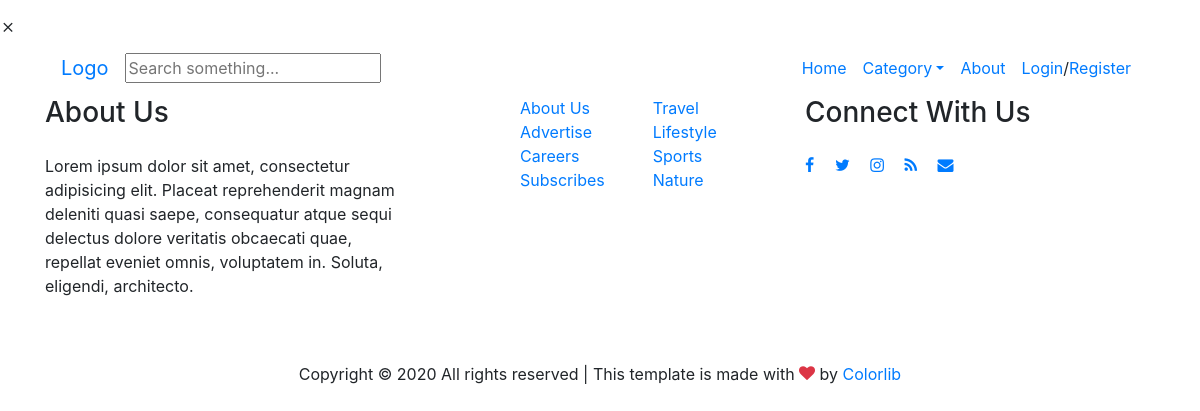
Page /posts/listcat/2 on the earlier database version.
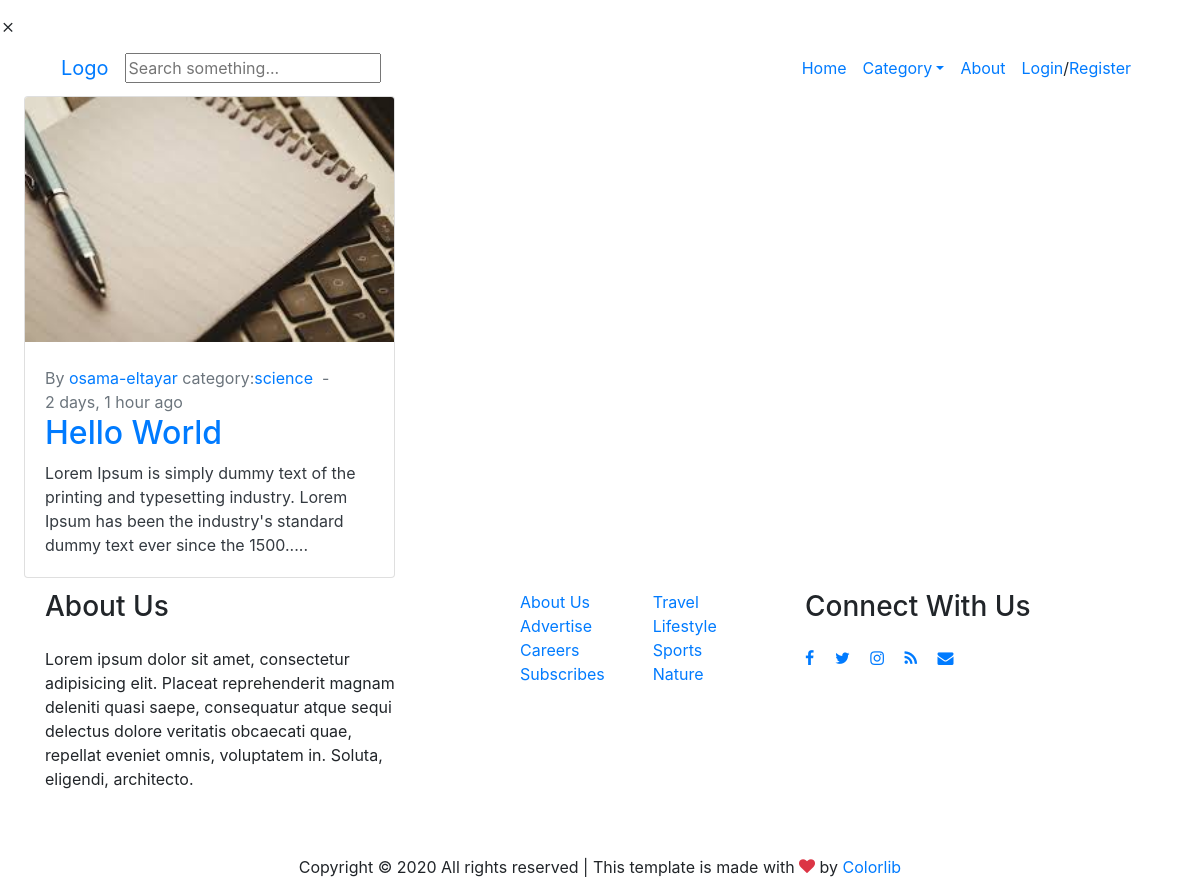
Same page on the later database version.
### Posts/models.py (models this page shows, shortened)
class Post(models.Model):
	title = models.CharField(max_length=100)
	slug = models.SlugField(max_length=100)
	body = models.TextField()
	date = models.DateTimeField(auto_now_add=True)
	cat_name =models.ForeignKey(Category, on_delete=models.DO_NOTHING)
	author = models.ForeignKey(User, on_delete=models.CASCADE, default=None)
	thumbnail = models.ImageField(default='default.png', blank=True)
	tag_name = models.ManyToManyField(Tags,db_table="PostTags" )
	def abstractBody(self):
		return self.body[:150]+'...'

class Category(models.Model):
	name = models.CharField(max_length=20)
	def __str__(self):
		return self.name

### Posts/views.py (the view)
# urls.py: path('listcat/<catid>', views.listCat),#i will try to fix it with url #osama
def listCat(request,catid):
	posts = Post.objects.filter(cat_name_id=catid)
	cats = Category.objects.all()
	context={'posts':posts,'cats':cats}
	return render(request,'posts/index.html', context)

### Posts/templates/posts/index.html (shortened to what this page needs)
{% extends "./base.html" %}
{% load static %}
{% load humanize %}
{% block content %}
<div class="site-section ml-4 mr-4 text-dark">
    <div class="card-columns">
        {% for post in posts %}
        <div class="card">
            <img class="card-img-top" src="{{post.thumbnail.url}}" alt="Card image cap">
            <div class="card-body">
                <div class="post-meta align-items-center text-left clearfix">
                    <span class="d-inline-block mt-1 text-d text-muted">By <a href="#">{{post.author}}</a></span>
                    <span class="d-inline-block mt-1 text-muted"> category:<a href="#">{{post.cat_name}}</a></span>
                    <span class="text-muted">&nbsp;-&nbsp; {{post.date|naturaltime}}</span>
                </div>
                <h2><a href="{{post.id}}">{{post.title}}</a></h2>
                <p class="card-text">{{post.abstractBody}}..</p>
            </div>
        </div>
        {% endfor %}
    </div>
</div>
{% endblock %}

Differences in the rows shown:
now on this page (row edited): Post: thumbnail (picture), author "osama-eltayar", cat_name "science", date "2 days, 1 hour ago", title "Hello World", abstractBody "Lorem Ipsum is simply dummy text of the printing and typesetting industry. Lorem Ipsum has been the industry's standard dummy text ever since the 1500..."
